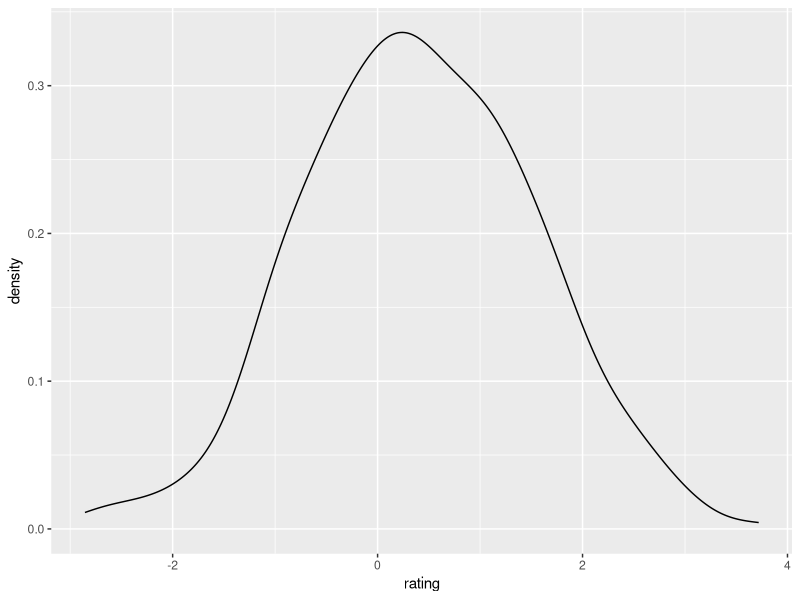

Source code (R):
set.seed(1234)
df <- data.frame(cond = factor( rep(c("A","B"), each=200) ),
                 rating = c(rnorm(200),rnorm(200, mean=.8)))
# cond     rating
#    A -1.2070657
#    A  0.2774292
#    A  1.0844412
#   ...
#    B  1.3388331
#    B  0.8146431
#    B -0.1164891

library(ggplot2)

#histogram
#ggplot(df, aes(x=rating)) + geom_histogram(binwidth=.5)

# Density curve
ggplot(df, aes(x=rating)) + geom_density()
